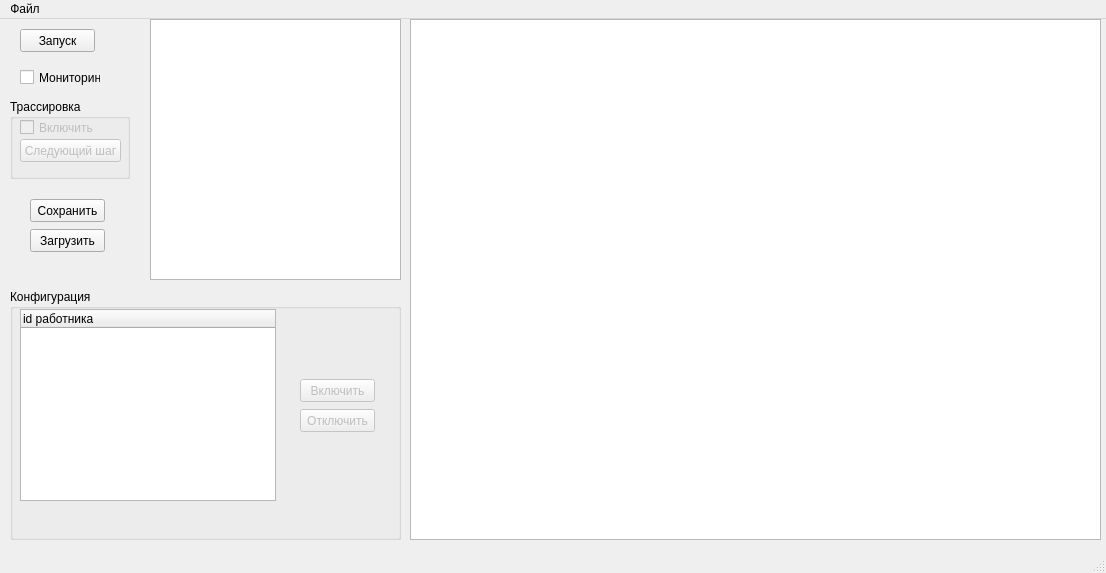
<?xml version="1.0" encoding="UTF-8"?>
<ui version="4.0">
 <class>MainWindow</class>
 <widget class="QMainWindow" name="MainWindow">
  <property name="geometry">
   <rect>
    <x>0</x>
    <y>0</y>
    <width>1106</width>
    <height>573</height>
   </rect>
  </property>
  <property name="windowTitle">
   <string>Модель актеров</string>
  </property>
  <widget class="QWidget" name="centralWidget">
   <widget class="QTextEdit" name="textEdit">
    <property name="geometry">
     <rect>
      <x>150</x>
      <y>0</y>
      <width>251</width>
      <height>261</height>
     </rect>
    </property>
    <property name="readOnly">
     <bool>true</bool>
    </property>
   </widget>
   <widget class="QPushButton" name="SendButton">
    <property name="geometry">
     <rect>
      <x>20</x>
      <y>10</y>
      <width>75</width>
      <height>23</height>
     </rect>
    </property>
    <property name="text">
     <string>Запуск</string>
    </property>
   </widget>
   <widget class="QGraphicsView" name="graphicsView">
    <property name="geometry">
     <rect>
      <x>410</x>
      <y>0</y>
      <width>691</width>
      <height>521</height>
     </rect>
    </property>
   </widget>
   <widget class="QCheckBox" name="checkBox">
    <property name="geometry">
     <rect>
      <x>20</x>
      <y>50</y>
      <width>81</width>
      <height>17</height>
     </rect>
    </property>
    <property name="text">
     <string>Мониторинг</string>
    </property>
   </widget>
   <widget class="QGroupBox" name="groupBox">
    <property name="geometry">
     <rect>
      <x>10</x>
      <y>80</y>
      <width>120</width>
      <height>80</height>
     </rect>
    </property>
    <property name="title">
     <string>Трассировка</string>
    </property>
    <widget class="QCheckBox" name="checkBox_2">
     <property name="enabled">
      <bool>false</bool>
     </property>
     <property name="geometry">
      <rect>
       <x>10</x>
       <y>20</y>
       <width>91</width>
       <height>17</height>
      </rect>
     </property>
     <property name="text">
      <string>Включить</string>
     </property>
    </widget>
    <widget class="QPushButton" name="pushButton">
     <property name="enabled">
      <bool>false</bool>
     </property>
     <property name="geometry">
      <rect>
       <x>10</x>
       <y>40</y>
       <width>101</width>
       <height>23</height>
      </rect>
     </property>
     <property name="text">
      <string>Следующий шаг</string>
     </property>
    </widget>
   </widget>
   <widget class="QPushButton" name="pushButton_3">
    <property name="geometry">
     <rect>
      <x>30</x>
      <y>180</y>
      <width>75</width>
      <height>23</height>
     </rect>
    </property>
    <property name="text">
     <string>Сохранить</string>
    </property>
   </widget>
   <widget class="QPushButton" name="pushButton_4">
    <property name="geometry">
     <rect>
      <x>30</x>
      <y>210</y>
      <width>75</width>
      <height>23</height>
     </rect>
    </property>
    <property name="text">
     <string>Загрузить</string>
    </property>
   </widget>
   <widget class="QGroupBox" name="groupBox_2">
    <property name="geometry">
     <rect>
      <x>10</x>
      <y>270</y>
      <width>391</width>
      <height>251</height>
     </rect>
    </property>
    <property name="title">
     <string>Конфигурация</string>
    </property>
    <widget class="QPushButton" name="pushButton_5">
     <property name="enabled">
      <bool>false</bool>
     </property>
     <property name="geometry">
      <rect>
       <x>290</x>
       <y>90</y>
       <width>75</width>
       <height>23</height>
      </rect>
     </property>
     <property name="text">
      <string>Включить</string>
     </property>
    </widget>
    <widget class="QPushButton" name="pushButton_6">
     <property name="enabled">
      <bool>false</bool>
     </property>
     <property name="geometry">
      <rect>
       <x>290</x>
       <y>120</y>
       <width>75</width>
       <height>23</height>
      </rect>
     </property>
     <property name="text">
      <string>Отключить</string>
     </property>
    </widget>
    <widget class="QTreeWidget" name="treeWidget">
     <property name="geometry">
      <rect>
       <x>10</x>
       <y>20</y>
       <width>256</width>
       <height>192</height>
      </rect>
     </property>
     <property name="columnCount">
      <number>1</number>
     </property>
     <column>
      <property name="text">
       <string>id работника</string>
      </property>
     </column>
    </widget>
   </widget>
  </widget>
  <widget class="QMenuBar" name="menuBar">
   <property name="geometry">
    <rect>
     <x>0</x>
     <y>0</y>
     <width>1106</width>
     <height>21</height>
    </rect>
   </property>
   <widget class="QMenu" name="menu">
    <property name="title">
     <string>Файл</string>
    </property>
    <addaction name="action_3"/>
   </widget>
   <addaction name="menu"/>
  </widget>
  <widget class="QStatusBar" name="statusBar"/>
  <action name="action">
   <property name="text">
    <string>Открыть</string>
   </property>
  </action>
  <action name="action_2">
   <property name="text">
    <string>Выход</string>
   </property>
  </action>
  <action name="action_3">
   <property name="text">
    <string>Выход</string>
   </property>
  </action>
 </widget>
 <layoutdefault spacing="6" margin="11"/>
 <resources/>
 <connections/>
</ui>
